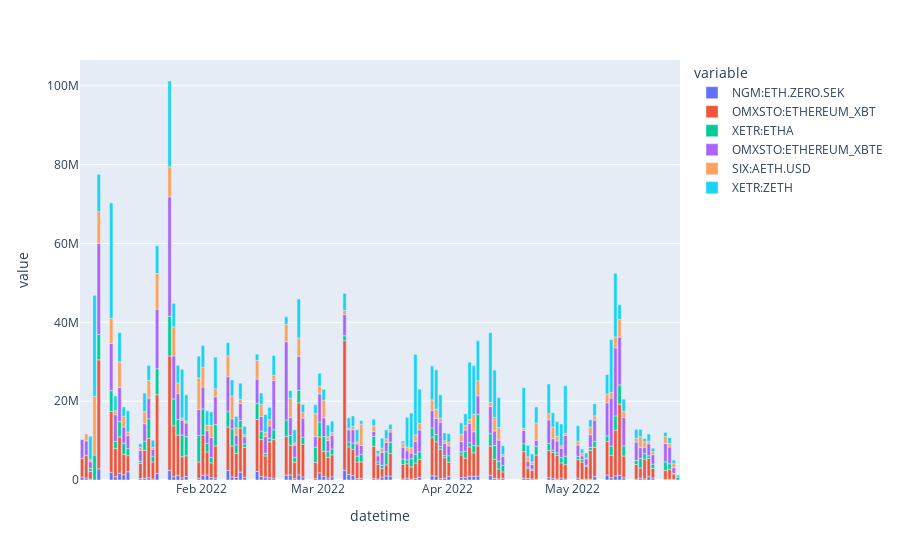

Here is the notebook cell this chart was saved with:
### Code cell
px.bar(pivot_BTC, x='datetime', y=['NGM:BTC.ZERO.SEK', 'OMXSTO:BITCOIN_XBT'])
px.bar(pivot_ETH, x='datetime', y=['NGM:ETH.ZERO.SEK', 'OMXSTO:ETHEREUM_XBT', 'XETR:ETHA', 'OMXSTO:ETHEREUM_XBTE', 'SIX:AETH.USD', 'XETR:ZETH'])
